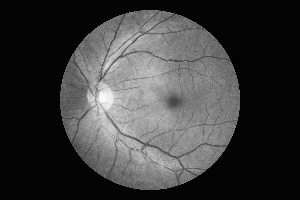
#> input picture Ma.jpg, 300 x 200 px
$ python -i newimageenhancer.py   (imports and definitions only)
#> lines starting #> are read from the running program, lines starting #| are printed output that depends on the picture; after the words box and inside, x2 and y2 are one past the last pixel; in counts of white or black regions, pixels touching at a corner belong together
#> in load_ben_color, image is the input picture: shape (200, 300, 3); min 0, max 255, mean 59.4
# -*- coding: utf-8 -*-
"""NewImageEnhancer.ipynb

Automatically generated by Colaboratory.

Original file is located at
    https://colab.research.google.com/drive/1qx73CUtGeAKlsWUwBCWgpzjErEGk-DDZ
"""

from google.colab import drive
# [1 line not run here, left out]

import cv2
import numpy as np
import pandas as pd
IMG_SIZE = 224


def crop_image_from_gray(img,tol=7):
#> called with tol = 7
    if img.ndim ==2:
        mask = img>tol
        return img[np.ix_(mask.any(1),mask.any(0))]
    elif img.ndim==3:
        gray_img = cv2.cvtColor(img, cv2.COLOR_RGB2GRAY)
        mask = gray_img>tol
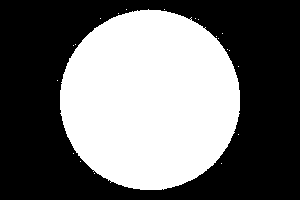
#> mask: shape (200, 300) bool; 42.6% white; 21 white regions (20 under 20 px), largest, box (x1, y1, x2, y2) and area: (60, 9, 240, 190) 25550

        check_shape = img[:,:,0][np.ix_(mask.any(1),mask.any(0))].shape[0]
#> check_shape = 181
        if (check_shape == 0): # image is too dark so that we crop out everything,
            return img # return original image
        else:
            img1=img[:,:,0][np.ix_(mask.any(1),mask.any(0))]
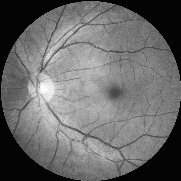
#> img1: shape (181, 181); min 0, max 255, mean 106.3
            img2=img[:,:,1][np.ix_(mask.any(1),mask.any(0))]
            img3=img[:,:,2][np.ix_(mask.any(1),mask.any(0))]
    #         print(img1.shape,img2.shape,img3.shape)
            img = np.stack([img1,img2,img3],axis=-1)
    #         print(img.shape)
        return img

def load_ben_color(path, sigmaX=10):
    image = cv2.imread(path)
    image = cv2.cvtColor(image, cv2.COLOR_BGR2RGB)
    image = crop_image_from_gray(image)
    image = cv2.resize(image, (IMG_SIZE, IMG_SIZE))
#> image: shape (224, 224, 3)
    image=cv2.addWeighted ( image,4, cv2.GaussianBlur( image , (0,0) , sigmaX) ,-4 ,128)
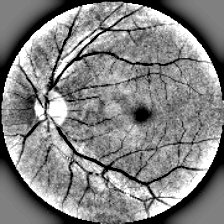
#> image: shape (224, 224, 3); min 0, max 255, mean 130.4

    return image

import glob
import os
#os.mkdir("/content/drive/My Drive/Diabetes")
path = glob.glob('/content/drive/My Drive/clahe_dr1/*.jpeg')
# [5 lines not run here, left out]

>>> result = load_ben_color('Ma.jpg')
